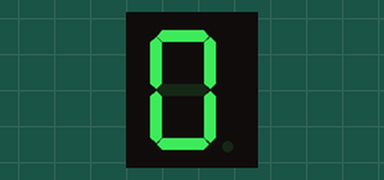
Recording of a sketch running on a simulated Arduino Uno, built with avr-gcc and run on an emulated ATmega328P. Parts: 1-digit seven-segment display. Wiring (inferred from the names in the program): 1-digit 7-segment display, segments lit when LOW: segments pin 8, pin 9, pin 3, pin 4, pin 5, pin 7, pin 6, pin 2. The segment pins are drawn as the display they are named for.

Above: at 0.1 s.
At 3.1 s:
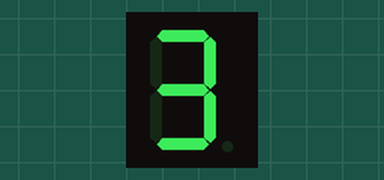
At 7.1 s:
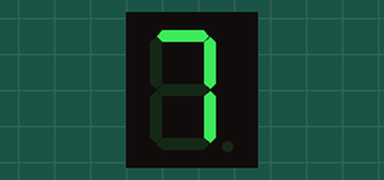
At 14.1 s:
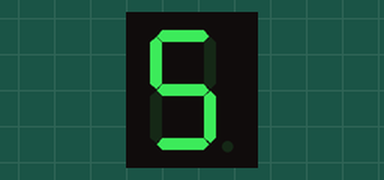
At 21.1 s:
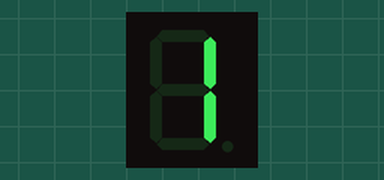
At 29.1 s:
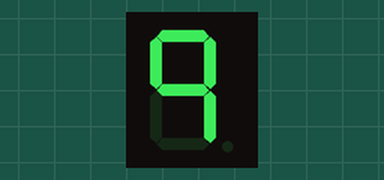

Measured:
- what the display in image 1 shows lasts 1.0 s, from 3.0 s to 4.0 s
- what the display in image 5 shows lasts 2.0 s, from 29.0 s to 31.0 s

The sketch:

code.ino
```cpp
// Defining pins of seven segment
int E = 5;
int D = 4;
int C = 3;
int DP = 2;
int B = 9;
int A = 8;
int F = 7;
int G = 6;

void Funcall(int j)
{
  switch (j)
 {
  case 0:  				// Case to print 0
   digitalWrite(E,LOW);
   digitalWrite(D,LOW);
   digitalWrite(C,LOW);
   digitalWrite(DP,HIGH);
   digitalWrite(B,LOW);
   digitalWrite(A,LOW);
   digitalWrite(F,LOW);
   digitalWrite(G,HIGH);
   delay(1000);
   break;

  case 1:  				// Case to print 1
   digitalWrite(E,HIGH);
   digitalWrite(D,HIGH);
   digitalWrite(C,LOW);
   digitalWrite(DP,HIGH);
   digitalWrite(B,LOW);
   digitalWrite(A,HIGH);
   digitalWrite(F,HIGH);
   digitalWrite(G,HIGH);
   delay(1000);
   break;

  case 2:  				// Case to print 2
   digitalWrite(E,LOW);
   digitalWrite(D,LOW);
   digitalWrite(C,HIGH);
   digitalWrite(DP,HIGH);
   digitalWrite(B,LOW);
   digitalWrite(A,LOW);
   digitalWrite(F,HIGH);
   digitalWrite(G,LOW);
   delay(1000);
   break;

  case 3:  				// Case to print 3
   digitalWrite(E,HIGH);
   digitalWrite(D,LOW);
   digitalWrite(C,LOW);
   digitalWrite(DP,HIGH);
   digitalWrite(B,LOW);
   digitalWrite(A,LOW);
   digitalWrite(F,HIGH);
   digitalWrite(G,LOW);
   delay(1000);
   break;

  case 4:  				// Case to print 4
   digitalWrite(E,HIGH);
   digitalWrite(D,HIGH);
   digitalWrite(C,LOW);
   digitalWrite(DP,HIGH);
   digitalWrite(B,LOW);
   digitalWrite(A,HIGH);
   digitalWrite(F,LOW);
   digitalWrite(G,LOW);
   delay(1000);
   break;

  case 5:  				// Case to print 5
   digitalWrite(E,HIGH);
   digitalWrite(D,LOW);
   digitalWrite(C,LOW);
   digitalWrite(DP,HIGH);
   digitalWrite(B,HIGH);
   digitalWrite(A,LOW);
   digitalWrite(F,LOW);
   digitalWrite(G,LOW);
   delay(1000);
   break;

  case 6:  				// Case to print 6
   digitalWrite(E,LOW);
   digitalWrite(D,LOW);
   digitalWrite(C,LOW);
   digitalWrite(DP,HIGH);
   digitalWrite(B,HIGH);
   digitalWrite(A,LOW);
   digitalWrite(F,LOW);
   digitalWrite(G,LOW);
   delay(1000);
   break;

  case 7:  				// Case to print 7
   digitalWrite(E,HIGH);
   digitalWrite(D,HIGH);
   digitalWrite(C,LOW);
   digitalWrite(DP,HIGH);
   digitalWrite(B,LOW);
   digitalWrite(A,LOW);
   digitalWrite(F,HIGH);
   digitalWrite(G,HIGH);
   delay(1000);
   break;

  case 8:  				// Case to print 8
   digitalWrite(E,LOW);
   digitalWrite(D,LOW);
   digitalWrite(C,LOW);
   digitalWrite(DP,HIGH);
   digitalWrite(B,LOW);
   digitalWrite(A,LOW);
   digitalWrite(F,LOW);
   digitalWrite(G,LOW);
   delay(1000);
   break;

  case 9:  				// Case to print 9
   digitalWrite(E,HIGH);
   digitalWrite(D,HIGH);
   digitalWrite(C,LOW);
   digitalWrite(DP,HIGH);
   digitalWrite(B,LOW);
   digitalWrite(A,LOW);
   digitalWrite(F,LOW);
   digitalWrite(G,LOW);
   delay(1000);
   break;
 }
}

void setup()
{
 pinMode(E, OUTPUT);
 pinMode(D, OUTPUT);
 pinMode(C, OUTPUT);
 pinMode(DP, OUTPUT);
 pinMode(B, OUTPUT);
 pinMode(A, OUTPUT);
 pinMode(F, OUTPUT);
 pinMode(G, OUTPUT);
}

void loop()  // repeat continuously
{
  int i;
  for (i=0;i<10;++i) // loop for counting from 0 to 9
  {
    Funcall(i);      // pass value of i to Funcall
  }

  for (i=9;i>=0;--i) // loop for counting from 9 to 0
  {
    Funcall(i);      // pass value of i to Funcall
  }

}
```
